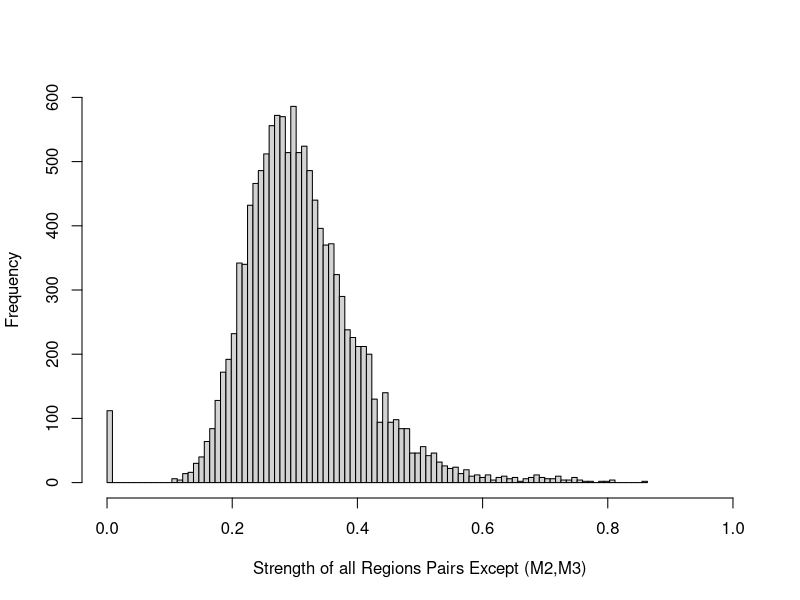

Reproduce this figure in R.
quartz.options(width=5, height=5)

matrix <- as.matrix(read.csv(file="Matrix.csv",header=FALSE))

matrix[2,3]

matrixv <- matrix(matrix,1,112*112)
matrixv <- matrixv[which(matrixv!=matrix[2,3])]
hist(matrixv,seq(min(matrixv),max(matrixv),length.out=101),xlab="Strength of all Regions Pairs Except (M2,M3)",main=NULL,xlim=c(0,1),ylim=c(0,600))

pval <- length(which(matrixv>matrix[2,3])) / length(matrixv)
pval